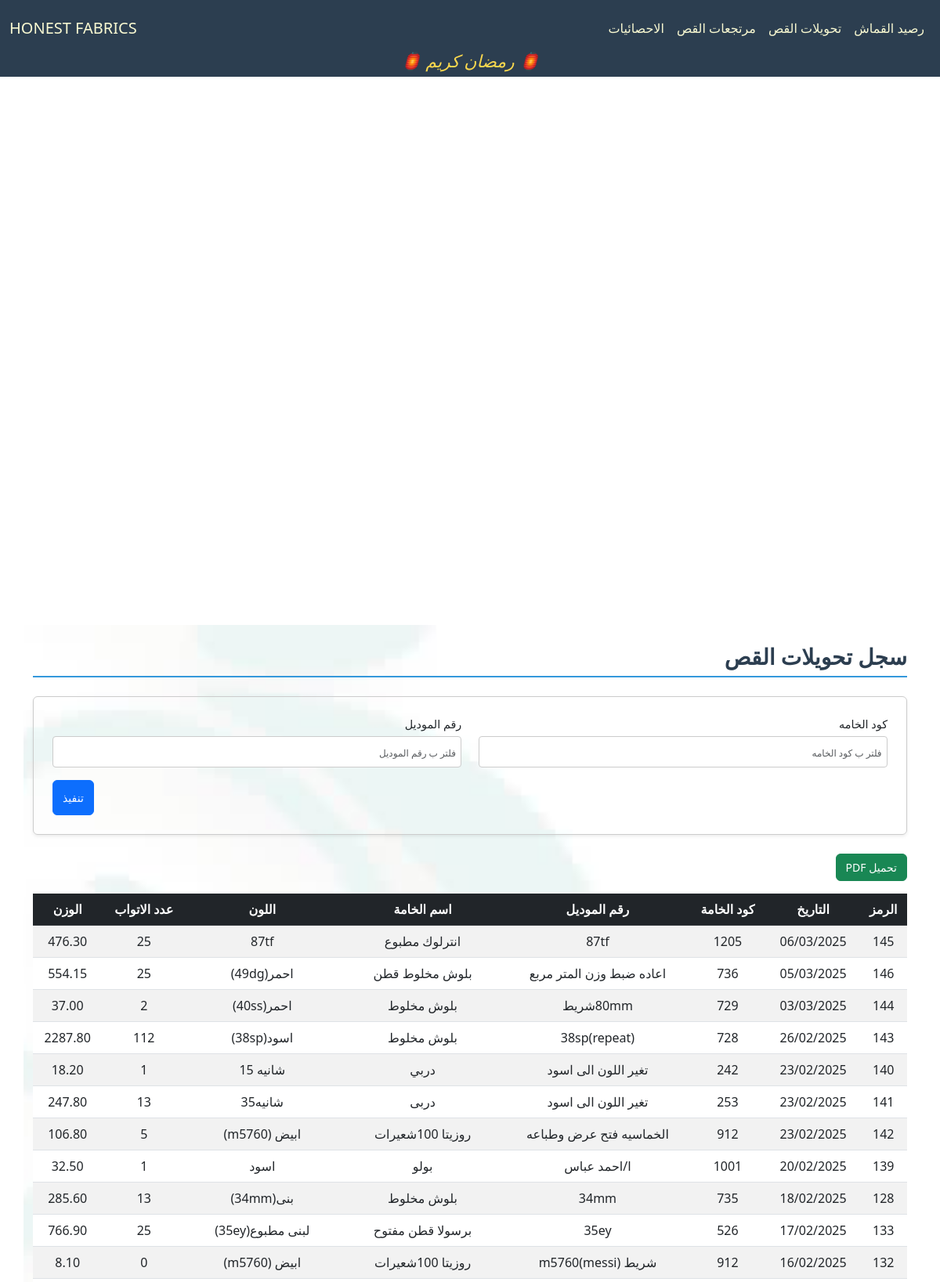
/cloth/CutTransfer/ (upper part), run on the app's committed database.
### cloth/models.py (models this page shows, shortened)
class Base(models.Model):
    id = models.AutoField(primary_key=True, verbose_name="الرمز")
    fabric_code = models.CharField(max_length=100, verbose_name="كود الخامه", db_index=True, null=True, blank=True)
    fabric_name = models.CharField(max_length=200, verbose_name="اسم الخامه", null=True, blank=True)
    color = models.CharField(max_length=100, verbose_name="اللون", null=True, blank=True)
    roll = models.PositiveIntegerField(verbose_name="عدد الاتواب", null=True, blank=True)
    weight = models.DecimalField(max_digits=10, decimal_places=2, verbose_name="الوزن", null=True, blank=True)
    date = models.CharField(max_length=100,verbose_name="التاريخ", null=True, blank=True)
    class Meta:
        abstract = True

class CutTransfer(Base):
    model_number = models.CharField(max_length=100, verbose_name="رقم الموديل", null=True, blank=True)

### cloth/views.py (the view)
# urls.py: path('CutTransfer/', CutTransferView.as_view(), name='cut_transfer_view'),
class CutTransferView(FilterableListView):
    template_name = "cloth/cut.html"
    model = CutTransfer
    filter_fields = ['fabric_code', 'model_number']
    columns = ["الرمز","التاريخ","كود الخامة","رقم الموديل","اسم الخامة","اللون","عدد الاتواب","الوزن"]

### cloth/views.py (called while the page is built)
    def parse_date(self, date_str):
        try:
            normalized_date = date_str.replace("\\", "/")
            return datetime.strptime(normalized_date, "%d/%m/%Y")
        except (ValueError, AttributeError):
            return datetime.min

    def get_queryset(self):
        queryset = super().get_queryset()
        filters = Q()
        ordering = self.request.GET.get('order', 'desc')
        for field in self.filter_fields:
            filter_value = self.request.GET.get(field)
            if filter_value:
                filters &= Q(**{f"{field}__icontains": filter_value})
        filtered_queryset = queryset.filter(filters)
        models = list(filtered_queryset)
        models.sort(
            key=lambda x: self.parse_date(x.date) if x.date else datetime.min,
            reverse=(ordering == 'desc')
        )
        return models

    def get_context_data(self, **kwargs):
        context = super().get_context_data(**kwargs)
        update = Updates.objects.all().order_by('-date').first()
        context['update'] = localtime(update.date).strftime("%d/%m %I:%M %p") if update and update.date else None
        context['columns'] = self.columns
        model_meta = self.model._meta
        context['filter_fields'] = [
            {
                'field_name': field,
                'verbose_name': model_meta.get_field(field).verbose_name,
                'value': self.request.GET.get(field) or "",
            }
            for field in self.filter_fields
        ]
        return context

### cloth/templates/cloth/cut.html (shortened to what this page needs)
{% extends "cloth/layout.html" %}
{% block home_page %}
<a class="navbar-brand" href="{% url 'fabric_view' %}">HONEST FABRICS</a>
{% endblock %}
{% block navbar_links_small %}
{% include "cloth/nav_links.html" %}
{% endblock %}
{% block body %}
    <h2 class="section-title pt-4">سجل تحويلات القص</h2>
    <form method="get" class="filter-form-flex mb-4 p-4 rounded shadow-sm">
        {% for filter_field in filter_fields %}
        <div class="form-group mb-3">
            <label for="filter_{{ forloop.counter }}" class="form-label">{{ filter_field.verbose_name }}</label>
            <input type="text" id="filter_{{ forloop.counter }}" name="{{ filter_field.field_name }}"
                   placeholder="فلتر ب {{ filter_field.verbose_name }}"
                   class="form-control"
                   value="{{ filter_field.value }}">
        </div>
        {% endfor %}
        <div class="submit-container">
            <button type="submit" class="btn btn-primary submit-btn">تنفيذ</button>
        </div>
    </form>
    <button onclick="generatePDF()" class="btn btn-success mb-3">تحميل PDF</button>
    <div style="overflow-y: auto; max-height: 70vh; position: relative;" class="table-responsive mb-4">
        <table id="data-table"  class="table table-striped">
            <thead class="table-dark">
                <tr>
                    <th style="position: sticky; top: 0;" >الرمز</th>
                    <th style="position: sticky; top: 0;" >التاريخ</th>
                    <th style="position: sticky; top: 0;" >كود الخامة</th>
                    <th style="position: sticky; top: 0;" >رقم الموديل</th>
                    <th style="position: sticky; top: 0;" >اسم الخامة</th>
                    <th style="position: sticky; top: 0;" >اللون</th>
                    <th style="position: sticky; top: 0;" >عدد الاتواب</th>
                    <th style="position: sticky; top: 0;" >الوزن</th>
                </tr>
            </thead>
            <tbody>
                {% for model in models %}
                <tr>
                    <td>{{ model.id }}</td>
                    <td>{{ model.date }}</td>
                    <td>{{ model.fabric_code }}</td>
                    <td>{{ model.model_number }}</td>
                    <td>{{ model.fabric_name }}</td>
                    <td>{{ model.color }}</td>
                    <td>{{ model.roll }}</td>
                    <td>{{ model.weight }}</td>
                </tr>
                {% empty %}
                <tr>
                    <td colspan="8" class="text-center">لا يوجد عناصر</td>
                </tr>
                {% endfor %}
            </tbody>
        </table>
    </div>
    {% endblock body %}

### cloth/static/cloth/styles.css (style rules this page uses)
:root { --primary-color: #3498db; --light-blue: #3db1ff5e; --secondary-color: #2c3e50; --success-color: #2ecc71; --danger-color: #e74c3c; --warning-color: #f1c40f; --light-bg: #f8f9fa; --dark-bg: #343a40; --light-text: lightgoldenrodyellow; --golden-text: rgb(255, 255, 0); --border-color: #dee2e6; --white-color: #ffffff; }
*, *::before, *::after { box-sizing: border-box; }
ul, div { padding: 0; margin: 0; }
body { background-color: var(--light-bg); margin-inline: 0; font-family: 'Segoe UI', Tahoma, Geneva, Verdana, sans-serif; line-height: 1.6; font-size: 16px; }
#navbar, #navbar a, #navbar-menu-body, #navbar-menu-body a { color: var(--light-text); }
.section-title { color: var(--secondary-color); border-bottom: 2px solid var(--primary-color); padding-bottom: 0.5rem; margin-bottom: 1.5rem; font-weight: bold; }
.table { border-collapse: separate; border-spacing: 0; border-radius: 8px; width: 100%; }
.table th, .table td { text-align: center; vertical-align: middle; padding: 10px; }
.table-striped tbody tr:nth-of-type(odd) { background-color: var(--light-bg); }
.table-dark th { background-color: var(--secondary-color); color: var(--light-text); }
.table-responsive { overflow-x: auto; }
.table-responsive table th, .table-responsive table td { white-space: nowrap; min-width: fit-content; }
.table-responsive table { width: 100%; table-layout: auto; }
.filter-form-flex { display: flex; flex-wrap: wrap; padding: 1rem; border: 1px solid #ccc; border-radius: 8px; justify-content: space-between; column-gap: 2px; direction: rtl; }
.filter-form-flex .form-group { display: flex; flex-direction: column; margin-bottom: 5px; width: 49%; }
.filter-form-flex .form-label { font-size: 0.9rem; margin-bottom: 0.25rem; }
.filter-form-flex .form-control { border: 1px solid #ccc; border-radius: 4px; padding: 0.4rem; font-size: 0.9rem; }
.filter-form-flex input[type="text"], .filter-form-flex input[type="number"], .filter-form-flex input[type="date"] { width: 100%; height: 40px; }
.submit-container { display: flex; justify-content: flex-end; width: 100%; }
.filter-form-flex .submit-btn { width: auto; height: 45px; font-size: 1rem; }
@media (max-width: 1200px) { body { font-size: 15px; } }
@media (max-width: 1200px) { h4.section-title, h2 { font-size: 28px !important; } }
@media (max-width: 1200px) { p.lead, .oped_details_btn, .btn { font-size: 14px !important; } }
@media (max-width: 1200px) { ::placeholder { font-size: 12px !important; } }

### data on the page
CutTransfer: id "145", date "06/03/2025", fabric_code "1205", model_number "87tf", fabric_name "انترلوك مطبوع", color "87tf", roll "25", weight "476.30"
CutTransfer: id "146", date "05/03/2025", fabric_code "736", model_number "اعاده ضبط وزن المتر مربع", fabric_name "بلوش مخلوط قطن", color "احمر(49dg)", roll "25", weight "554.15"
CutTransfer: id "144", date "03/03/2025", fabric_code "729", model_number "80mmشريط", fabric_name "بلوش مخلوط", color "احمر(40ss)", roll "2", weight "37.00"
CutTransfer: id "143", date "26/02/2025", fabric_code "728", model_number "38sp(repeat)", fabric_name "بلوش مخلوط", color "اسود(38sp)", roll "112", weight "2287.80"
CutTransfer: id "140", date "23/02/2025", fabric_code "242", model_number "تغير اللون الى اسود", fabric_name "دربي", color "شانيه 15", roll "1", weight "18.20"
CutTransfer: id "141", date "23/02/2025", fabric_code "253", model_number "تغير اللون الى اسود", fabric_name "دربى", color "شانيه35", roll "13", weight "247.80"
CutTransfer: id "142", date "23/02/2025", fabric_code "912", model_number "الخماسيه فتح عرض وطباعه", fabric_name "روزيتا 100شعيرات", color "ابيض (m5760)", roll "5", weight "106.80"
CutTransfer: id "139", date "20/02/2025", fabric_code "1001", model_number "ا/احمد عباس", fabric_name "بولو", color "اسود", roll "1", weight "32.50"
CutTransfer: id "128", date "18/02/2025", fabric_code "735", model_number "34mm", fabric_name "بلوش مخلوط", color "بنى(34mm)", roll "13", weight "285.60"
CutTransfer: id "133", date "17/02/2025", fabric_code "526", model_number "35ey", fabric_name "برسولا قطن مفتوح", color "لبنى مطبوع(35ey)", roll "25", weight "766.90"
CutTransfer: id "132", date "16/02/2025", fabric_code "912", model_number "شريط m5760(messi)", fabric_name "روزيتا 100شعيرات", color "ابيض (m5760)", roll "0", weight "8.10"

### other printed values
{{ filter_field.verbose_name }} "كود الخامه" "رقم الموديل"
